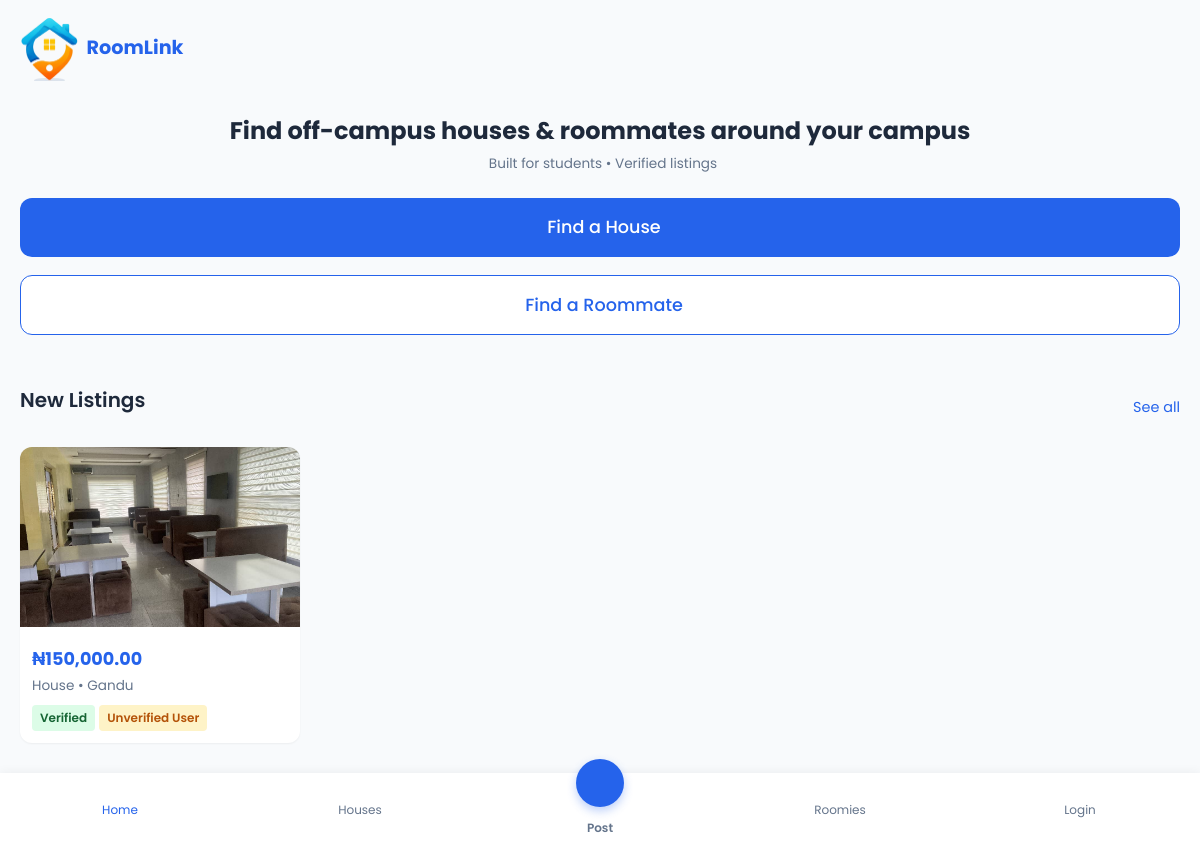
Before: / with the older database file.
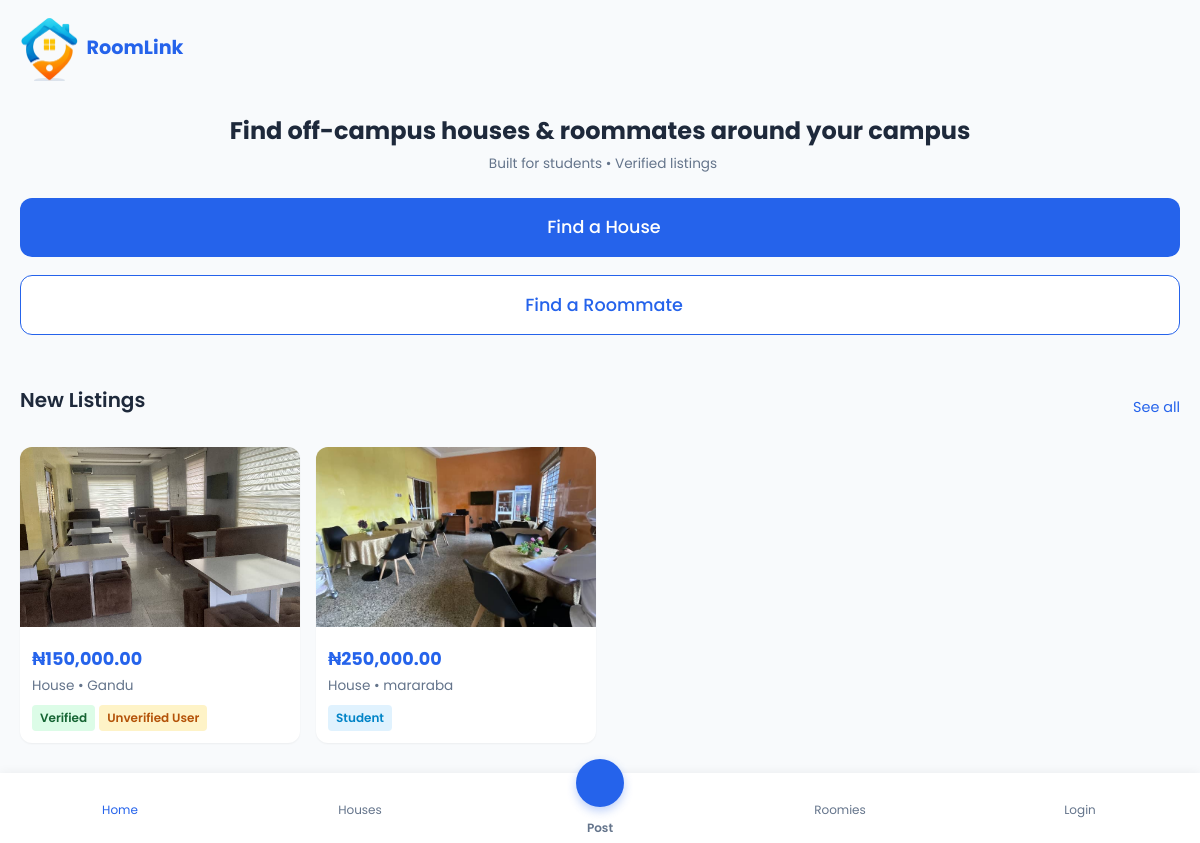
After: the same page with the newer database file.
### core/models.py (models this page shows, shortened)
class Listing(models.Model):
    LISTING_TYPE_CHOICES = [
        ('house', 'House'),
        ('roommate', 'Roommate'),
    ]
    title = models.CharField(max_length=255)
    description = models.TextField()
    rent = models.DecimalField(max_digits=10, decimal_places=2)
    location = models.CharField(max_length=255)
    listing_type = models.CharField(max_length=20, choices=LISTING_TYPE_CHOICES)
    image = models.ImageField(upload_to='listing_images/', blank=True, null=True)
    posted_by = models.ForeignKey(User, on_delete=models.CASCADE, related_name='listings')
    is_verified_listing = models.BooleanField(default=False)
    created_at = models.DateTimeField(auto_now_add=True)

### core/views.py (the view)
# urls.py: path('', views.home, name='home'),
def home(request):
    featured_houses = Listing.objects.all().order_by(
        '-is_verified_listing', '-created_at'
    )[:5]
    return render(request, 'home.html', {'featured_houses': featured_houses})

### templates/home.html (shortened to what this page needs)
{% extends 'base.html' %}
{% load static humanize %}
{% block content %}
<section id="home-screen" class="screen-page">
    <div class="hero">
        <h1>Find off-campus houses & roommates around your campus</h1>
        <p class="trust-note"> Built for students • Verified listings</p>
        <div class="hero-actions">
            <a href="{% url 'houses' %}" class="btn btn-primary btn-large text-decoration-none">
                 Find a House
            </a>
            <a href="{% url 'roommates' %}" class="btn btn-secondary btn-large text-decoration-none">
                 Find a Roommate
            </a>
        </div>
    </div>
    <div class="featured-section">
        <div class="section-header">
            <h2>New Listings</h2>
            <a href="{% url 'houses' %}" class="btn-link">See all</a>
        </div>
        <div class="horizontal-scroll" id="home-featured-list">
            {% for house in featured_houses %}
            <a href="{% url 'listing_detail' house.id %}" class="card-link">
                <div class="card">
                    {% if house.image %}
                    <img src="{{ house.image.url }}" class="card-image" alt="{{ house.title }}">
                    {% else %}
                    <div class="card-image" style="background:#f0f0f0; display:flex; align-items:center; justify-content:center; color:#aaa;">
                        <i class="ph ph-image" style="font-size:2rem;"></i>
                    </div>
                    {% endif %}
                    <div class="card-content">
                        <div class="card-price">₦{{ house.rent|intcomma }}</div>
                        <div class="card-meta">{{ house.get_listing_type_display }} • {{ house.location }}</div>
                        <div style="margin-top:8px; display:flex; gap:4px; flex-wrap:wrap;">
                            {% if house.is_verified_listing %}
                            <span class="badge badge-verified"> Verified</span>
                            {% endif %}
                            {% if house.posted_by.is_verified_student %}
                            <span class="badge" style="background:#e0f2fe; color:#0284c7;"> Student</span>
                            {% else %}
                            <span class="badge" style="background:#FEF3C7; color:#B45309;">Unverified User</span>
                            {% endif %}
                        </div>
                    </div>
                </div>
            </a>
            {% empty %}
            <div class="skeleton-card"></div>
            <div class="skeleton-card"></div>
            {% endfor %}
        </div>
    </div>
</section>
{% endblock %}

Changed rows visible on the page:
added Listing: image (picture), rent "250,000.00", listing_type "House", location "mararaba", shows "Student"
